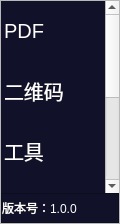
           <widget class="QFrame" name="frame_directory">
            <property name="maximumSize">
             <size>
              <width>120</width>
              <height>16777215</height>
             </size>
            </property>
            <property name="styleSheet">
             <string notr="true"/>
            </property>
            <property name="frameShape">
             <enum>QFrame::StyledPanel</enum>
            </property>
            <property name="frameShadow">
             <enum>QFrame::Raised</enum>
            </property>
            <layout class="QVBoxLayout" name="verticalLayout_3">
             <property name="spacing">
              <number>0</number>
             </property>
             <property name="leftMargin">
              <number>0</number>
             </property>
             <property name="topMargin">
              <number>0</number>
             </property>
             <property name="rightMargin">
              <number>0</number>
             </property>
             <property name="bottomMargin">
              <number>0</number>
             </property>
             <item>
              <widget class="QListWidget" name="listWidget">
               <property name="styleSheet">
                <string notr="true">QListWidget{
border:none;
color:white;
font-size:20px;
background-color:#11112A;
}
QListWidget:focus{
outline:0px;
}
QListWidget::item{
height:40px;
margin-bottom:20px;
}
QListWidget::item::hover{
background-color:#CCCCCC;
}
QListWidget::item::selected{
background-color:#7da0ff;
border:none;
}
                                                                </string>
               </property>
               <item>
                <property name="text">
                 <string>PDF</string>
                </property>
                <property name="icon">
                 <iconset>
                  <selectedoff>Icons/pdf.png</selectedoff>
                 </iconset>
                </property>
               </item>
               <item>
                <property name="text">
                 <string>二维码</string>
                </property>
                <property name="icon">
                 <iconset>
                  <selectedoff>Icons/qrcode.png</selectedoff>
                 </iconset>
                </property>
               </item>
               <item>
                <property name="text">
                 <string>工具</string>
                </property>
                <property name="icon">
                 <iconset>
                  <selectedoff>Icons/tool.png</selectedoff>
                 </iconset>
                </property>
               </item>
               <item>
                <property name="text">
                 <string>WEB</string>
                </property>
                <property name="icon">
                 <iconset>
                  <selectedoff>Icons/web.png</selectedoff>
                 </iconset>
                </property>
               </item>
               <item>
                <property name="text">
                 <string>可视化</string>
                </property>
                <property name="icon">
                 <iconset>
                  <selectedoff>Icons/visual.png</selectedoff>
                 </iconset>
                </property>
               </item>
               <item>
                <property name="text">
                 <string>地图</string>
                </property>
                <property name="icon">
                 <iconset>
                  <selectedoff>Icons/map.png</selectedoff>
                 </iconset>
                </property>
               </item>
              </widget>
             </item>
             <item>
              <widget class="QFrame" name="frame_softnumber">
               <property name="minimumSize">
                <size>
                 <width>0</width>
                 <height>30</height>
                </size>
               </property>
               <property name="maximumSize">
                <size>
                 <width>16777215</width>
                 <height>16777215</height>
                </size>
               </property>
               <property name="styleSheet">
                <string notr="true">background-color:#11112A;</string>
               </property>
               <property name="frameShape">
                <enum>QFrame::StyledPanel</enum>
               </property>
               <property name="frameShadow">
                <enum>QFrame::Raised</enum>
               </property>
               <layout class="QHBoxLayout" name="horizontalLayout_5">
                <property name="spacing">
                 <number>0</number>
                </property>
                <property name="leftMargin">
                 <number>0</number>
                </property>
                <property name="topMargin">
                 <number>0</number>
                </property>
                <property name="rightMargin">
                 <number>0</number>
                </property>
                <property name="bottomMargin">
                 <number>0</number>
                </property>
                <item>
                 <widget class="QLabel" name="label">
                  <property name="styleSheet">
                   <string notr="true">color:white;</string>
                  </property>
                  <property name="text">
                   <string>版本号：1.0.0</string>
                  </property>
                 </widget>
                </item>
               </layout>
              </widget>
             </item>
            </layout>
           </widget>
